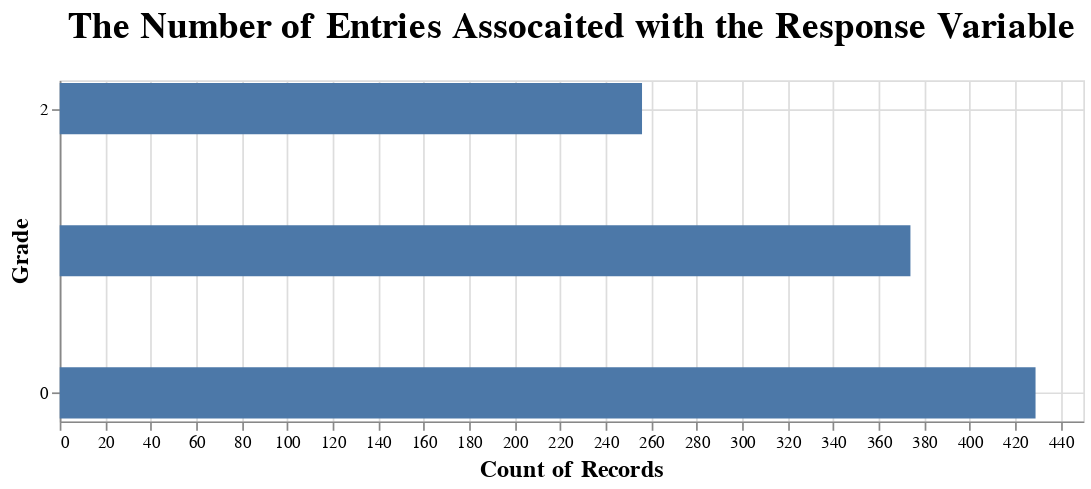

Write notebook code for a chart like this one.
### Markdown cell above
### 3. Data Visualizations

### Code cell
chart_grade_count = alt.Chart(milk_data).mark_bar(size = 30).encode(
    x=alt.X('count()', axis = alt.Axis(titleFontSize = 14)),
    y=alt.Y('Grade', sort='x', axis=alt.Axis(tickMinStep=2, titleFontSize = 14))
).properties(
    height=200,
    width=600
)
chart_grade_count.configure_axis().properties(title= {'text': "The Number of Entries Assocaited with the Response Variable",
            'fontSize': 21.5,
            'offset': 20
           })

### Figure 1 — Vega-Lite specification as saved in the notebook (floating-point values rounded to 4 significant figures; data arrays with more than 128 entries replaced by an {"elided": "..."} marker saying what was removed)
{"config": {"view": {"continuousWidth": 400, "continuousHeight": 300}, "axis": {}}, "data": {"name": "data-637784874b857f7f1e42374e5d8cebd0"}, "mark": {"type": "bar", "size": 30}, "encoding": {"x": {"aggregate": "count", "axis": {"titleFontSize": 14}, "type": "quantitative"}, "y": {"axis": {"tickMinStep": 2, "titleFontSize": 14}, "field": "Grade", "sort": "x", "type": "quantitative"}}, "height": 200, "title": {"text": "The Number of Entries Assocaited with the Response Variable", "fontSize": 21.5, "offset": 20}, "width": 600, "$schema": "https://vega.github.io/schema/vega-lite/v4.17.0.json", "datasets": {"data-637784874b857f7f1e42374e5d8cebd0": {"elided": "1059 records"}}}
